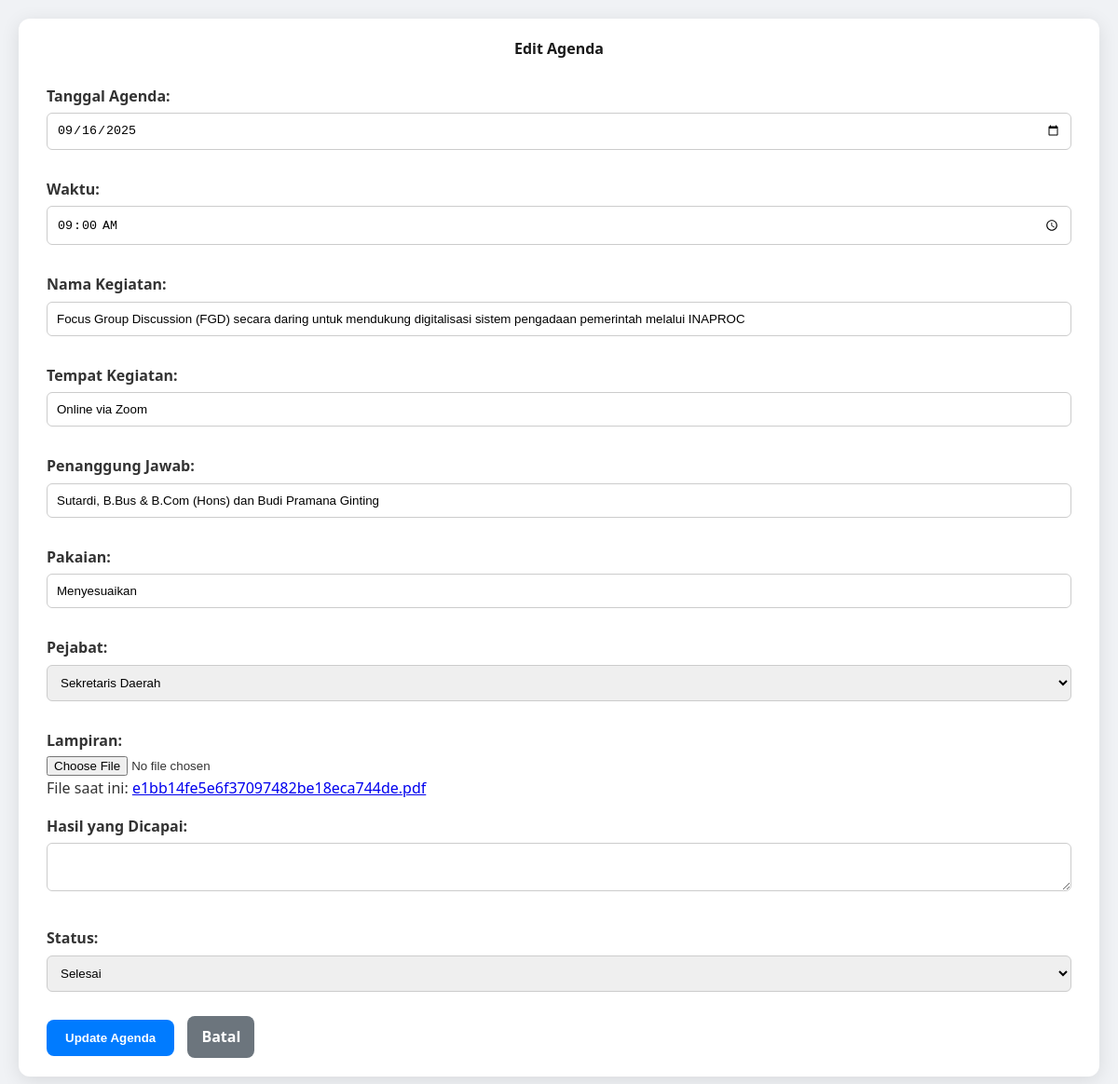
Screenshot of /edit.php?id=24 with the database file from the repository.
### tables this page shows
CREATE TABLE `tb_agenda` (
  `id_agenda` int(11) NOT NULL,
  `tgl_agenda` date NOT NULL,
  `waktu` time NOT NULL,
  `nama_kegiatan` varchar(3065) NOT NULL,
  `tempat_kegiatan` varchar(3065) NOT NULL,
  `penanggungjawab_kegiatan` varchar(3065) NOT NULL,
  `pakaian_kegiatan` varchar(3065) NOT NULL,
  `pejabat` varchar(3065) NOT NULL,
  `lampiran` text DEFAULT NULL,
  `id_status` int(11) NOT NULL,
  `hasil_agenda` text DEFAULT NULL
);

### edit.php (the view, shortened to what this page needs)
<?php
include 'koneksi.php';
$agenda = null;
if (isset($_GET['id']) && is_numeric($_GET['id'])) {
    $id_agenda = $_GET['id'];
    $sql = "SELECT * FROM tb_agenda WHERE id_agenda = ?";
    $stmt = $koneksi->prepare($sql);
    $stmt->bind_param("i", $id_agenda);
    $stmt->execute();
    $result = $stmt->get_result();
    if ($result->num_rows > 0) {
        $agenda = $result->fetch_assoc();
    } else {
        $pesan_error = "Data agenda tidak ditemukan.";
    }
} else {
    $pesan_error = "ID agenda tidak valid.";
}
$sql_status = "SELECT * FROM tb_status ORDER BY nama_status ASC";
$result_status = $koneksi->query($sql_status);
$sql_pejabat = "SELECT * FROM tb_pejabat ORDER BY kode_pejabat ASC";
$result_pejabat = $koneksi->query($sql_pejabat);
?>
<!DOCTYPE html>
<html lang="id">
<head>
    <link rel="stylesheet" href="style.css">
</head>
<body>
    <div class="container">
        <h2>Edit Agenda</h2>
        <?php if ($agenda): ?>
        <form id="formAgenda" action="edit.php?id=<?php echo htmlspecialchars($agenda['id_agenda']); ?>" method="post" enctype="multipart/form-data">
            <label for="tgl_agenda">Tanggal Agenda:</label>
            <input type="date" name="tgl_agenda" id="tgl_agenda_input" value="<?php echo htmlspecialchars($agenda['tgl_agenda']); ?>" required>
            <label for="waktu">Waktu:</label>
            <input type="time" name="waktu" value="<?php echo htmlspecialchars($agenda['waktu']); ?>" required>
            <label for="nama_kegiatan">Nama Kegiatan:</label>
            <input type="text" name="nama_kegiatan" value="<?php echo htmlspecialchars($agenda['nama_kegiatan']); ?>" required>
            <label for="tempat_kegiatan">Tempat Kegiatan:</label>
            <input type="text" name="tempat_kegiatan" value="<?php echo htmlspecialchars($agenda['tempat_kegiatan']); ?>" required>
            <label for="penanggungjawab_kegiatan">Penanggung Jawab:</label>
            <input type="text" name="penanggungjawab_kegiatan" value="<?php echo htmlspecialchars($agenda['penanggungjawab_kegiatan']); ?>" required>
            <label for="pakaian_kegiatan">Pakaian:</label>
            <input type="text" name="pakaian_kegiatan" value="<?php echo htmlspecialchars($agenda['pakaian_kegiatan']); ?>" required>
            <label for="pejabat">Pejabat:</label>
            <select name="pejabat" id="pejabat" required>
                <?php
                if ($result_pejabat && $result_pejabat->num_rows > 0) {
                    while($row_pejabat = $result_pejabat->fetch_assoc()) {
                        $selected = ($row_pejabat['id'] == $agenda['pejabat']) ? 'selected' : '';
                        echo "<option value='" . htmlspecialchars($row_pejabat['id']) . "' " . $selected . ">" . htmlspecialchars($row_pejabat['nama_jabatan']) . "</option>";
                    }
                } else {
                    echo "<option value=''>Tidak ada pejabat</option>";
                }
                ?>
            </select>
            <label for="lampiran">Lampiran:</label>
            <input type="file" name="lampiran" id="lampiran">
            <?php if (!empty($agenda['lampiran'])): ?>
                <p>File saat ini: <a href="uploads/<?php echo htmlspecialchars($agenda['lampiran']); ?>" target="_blank"><?php echo htmlspecialchars($agenda['lampiran']); ?></a></p>
            <?php endif; ?>
            <label for="hasil_agenda">Hasil yang Dicapai:</label>
            <textarea name="hasil_agenda" id="hasil_agenda"><?php echo htmlspecialchars($agenda['hasil_agenda']); ?></textarea>
            <label for="status">Status:</label>
            <select name="status" id="status" required>
                <?php
                if ($result_status && $result_status->num_rows > 0) {
                    while($row_status = $result_status->fetch_assoc()) {
                        $selected = ($row_status['id_status'] == $agenda['id_status']) ? 'selected' : '';
                        echo "<option value='" . htmlspecialchars($row_status['id_status']) . "' " . $selected . ">" . htmlspecialchars($row_status['nama_status']) . "</option>";
                    }
                } else {
                    echo "<option value=''>Tidak ada status</option>";
                }
                ?>
            </select>
            <button type="submit">Update Agenda</button>
            <a href="index.php" class="button-kembali">Batal</a>
        </form>
        <?php endif; ?>
    </div>
</body>
</html>

### style.css (style rules this page uses)
html, body, div, span, applet, object, iframe, h1, h2, h3, h4, h5, h6, p, blockquote, pre, a, abbr, acronym, address, big, cite, code, del, dfn, em, img, ins, kbd, q, s, samp, small, strike, strong, sub, sup, tt, var, b, u, i, center, dl, dt, dd, ol, ul, li, fieldset, form, label, legend, table, caption, tbody, tfoot, thead, tr, th, td, article, aside, canvas, details, embed, figure, figcaption, footer, header, hgroup, menu, nav, output, ruby, section, summary, time, mark, audio, video { margin: 0; padding: 0; border: 0; font-size: 100%; font: inherit; vertical-align: baseline; }
body { line-height: 1; }
body { font-family: 'Segoe UI', Arial, sans-serif; background-color: #f0f2f5; margin: 0; padding: 20px; color: #333; line-height: 1.6; }
.container { max-width: 1800px; margin: auto; background-color: #fff; padding: 20px 30px; border-radius: 12px; box-shadow: 0 4px 20px rgba(0, 0, 0, 0.1); }
h2 { text-align: center; color: #1a1a1a; font-weight: 600; margin-bottom: 25px; }
form label { display: block; margin-top: 15px; font-weight: bold; }
form input[type="text"], form input[type="date"], form input[type="time"], form textarea, form select { width: 100%; padding: 10px; margin-top: 5px; margin-bottom: 15px; box-sizing: border-box; border: 1px solid #ccc; border-radius: 6px; transition: border-color 0.3s ease; }
form button { background-color: #007bff; color: white; padding: 12px 20px; border: none; border-radius: 8px; margin-top: 15px; cursor: pointer; font-weight: 600; transition: background-color 0.3s ease; }
.button-kembali { display: inline-block; background-color: #6c757d; color: white; padding: 10px 15px; text-decoration: none; border-radius: 8px; transition: background-color 0.3s ease; margin-left: 10px; font-weight: 600; }

### rows the page displays
tb_agenda: tgl_agenda "09/16/2025", waktu "09:00:00", nama_kegiatan "Focus Group Discussion (FGD) secara daring untuk mendukung digitalisasi sistem pengadaan pemerintah melalui INAPROC", tempat_kegiatan "Online via Zoom", penanggungjawab_kegiatan "Sutardi, B.Bus & B.Com (Hons) dan Budi Pramana Ginting", pakaian_kegiatan "Menyesuaikan", lampiran "e1bb14fe5e6f37097482be18eca744de.pdf"

### other values shown
form field pejabat "Sekretaris Daerah"
form field status "Selesai"
